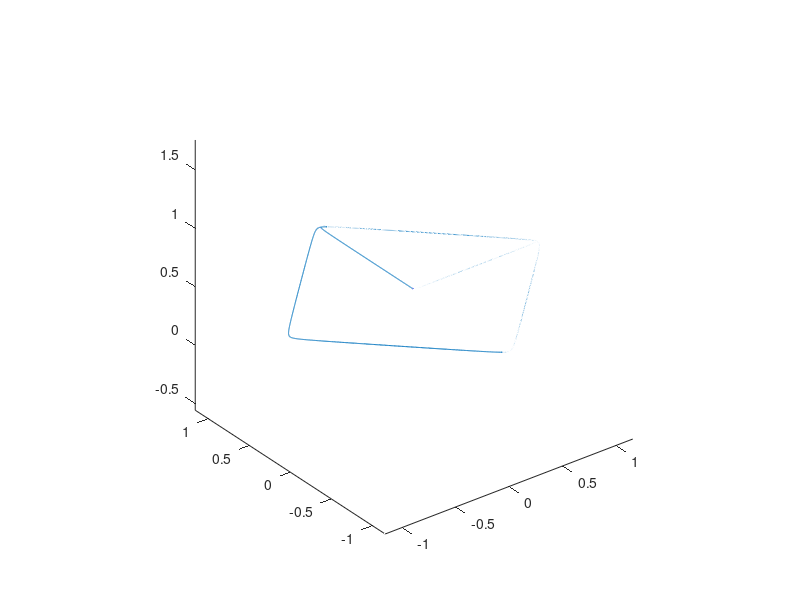
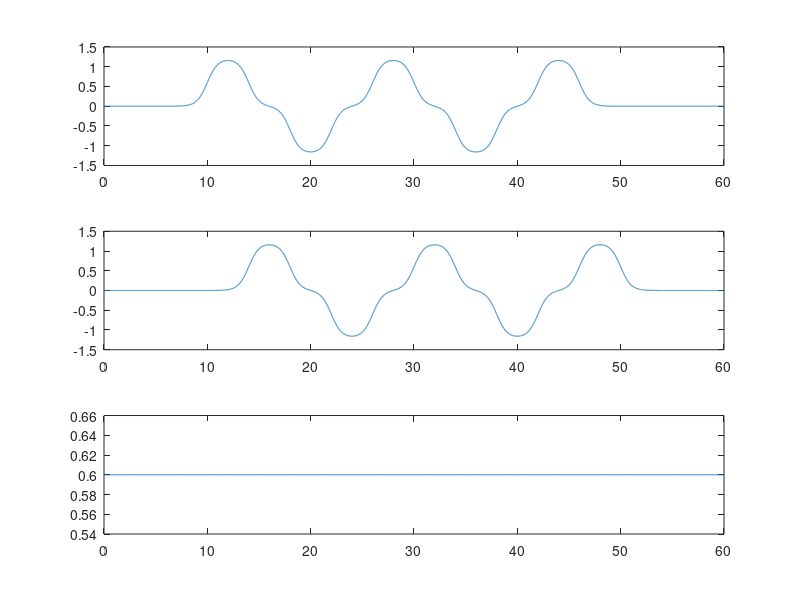

MATLAB code for these plots, in order:
sample_rate = 200; %hz
sample_time = 1/sample_rate;
t=0*sample_time:sample_time:60;

R=1.2;
Rz=0.4;
omega= 0.2*2*pi;
trantime =10;
trantime2 =40;
trantime3 =50;

x=t;
y=t;
z=t;

f = @(x,L,k,x_0) L/(1+exp(-k*(x-x_0)));

L=1;
k=2;
x_0=10;
x_1= 50;



for i=1:1:length(t)
   x(i)=...
       R * f(t(i),L,k,10)* f(t(i),L,-k,14) - ...
       R * f(t(i),L,k,18)* f(t(i),L,-k,22) + ...
       R * f(t(i),L,k,26)* f(t(i),L,-k,30) - ...
       R * f(t(i),L,k,34)* f(t(i),L,-k,38) + ...
       R * f(t(i),L,k,42)* f(t(i),L,-k,46);
end

for i=1:1:length(t)
   y(i)=...
       R* f(t(i),L,k,12+2)*  f(t(i),L,-k,16+2) - ...
       R* f(t(i),L,k,20+2)*  f(t(i),L,-k,24+2) + ...
       R* f(t(i),L,k,28+2)*  f(t(i),L,-k,32+2) - ...
       R* f(t(i),L,k,36+2)*  f(t(i),L,-k,40+2) + ...
       R* f(t(i),L,k,44+2)*  f(t(i),L,-k,48+2);
end

for i=1:1:length(t)
    z(i)=0.6;
end





%% diff
% kernels for convolution
diff_kernel = [0.5, 0, -0.5];
ddiff_kernel = [1, -2, 1];

% position velocity
xd= conv(x, diff_kernel, 'valid')/sample_time;
yd= conv(y, diff_kernel, 'valid')/sample_time;
zd= conv(z, diff_kernel, 'valid')/sample_time;

% position acc
xdd= conv(xd, diff_kernel, 'valid')/sample_time;
ydd= conv(yd, diff_kernel, 'valid')/sample_time;
zdd= conv(zd, diff_kernel, 'valid')/sample_time;

% position acc
xddd= conv(xdd, diff_kernel, 'valid')/sample_time;
yddd= conv(ydd, diff_kernel, 'valid')/sample_time;
zddd= conv(zdd, diff_kernel, 'valid')/sample_time;

% position acc
xdddd= conv(xddd, diff_kernel, 'valid')/sample_time;
ydddd= conv(yddd, diff_kernel, 'valid')/sample_time;
zdddd= conv(zddd, diff_kernel, 'valid')/sample_time;

x=x(1+4:end-4);
y=y(1+4:end-4);
z=z(1+4:end-4);
xd=xd(1+3:end-3);
yd=yd(1+3:end-3);
zd=zd(1+3:end-3);
xdd=xdd(1+2:end-2);
ydd=ydd(1+2:end-2);
zdd=zdd(1+2:end-2);
xddd=xddd(1+1:end-1);
yddd=yddd(1+1:end-1);
zddd=zddd(1+1:end-1);
t=t(1+4:end-4);

% plot trajectory
figure(1)
plot3(x,y,z)
axis equal

figure(2)
subplot(3,1,1)
plot(t,x)
subplot(3,1,2)
plot(t,y)
subplot(3,1,3)
plot(t,z)

%% save datas

save('T1.mat',...
    'x','y','z',...
    'xd','yd','zd',...
    'xdd','ydd','zdd',...
    'xddd','yddd','zddd',...
    'xdddd','ydddd','zdddd')
